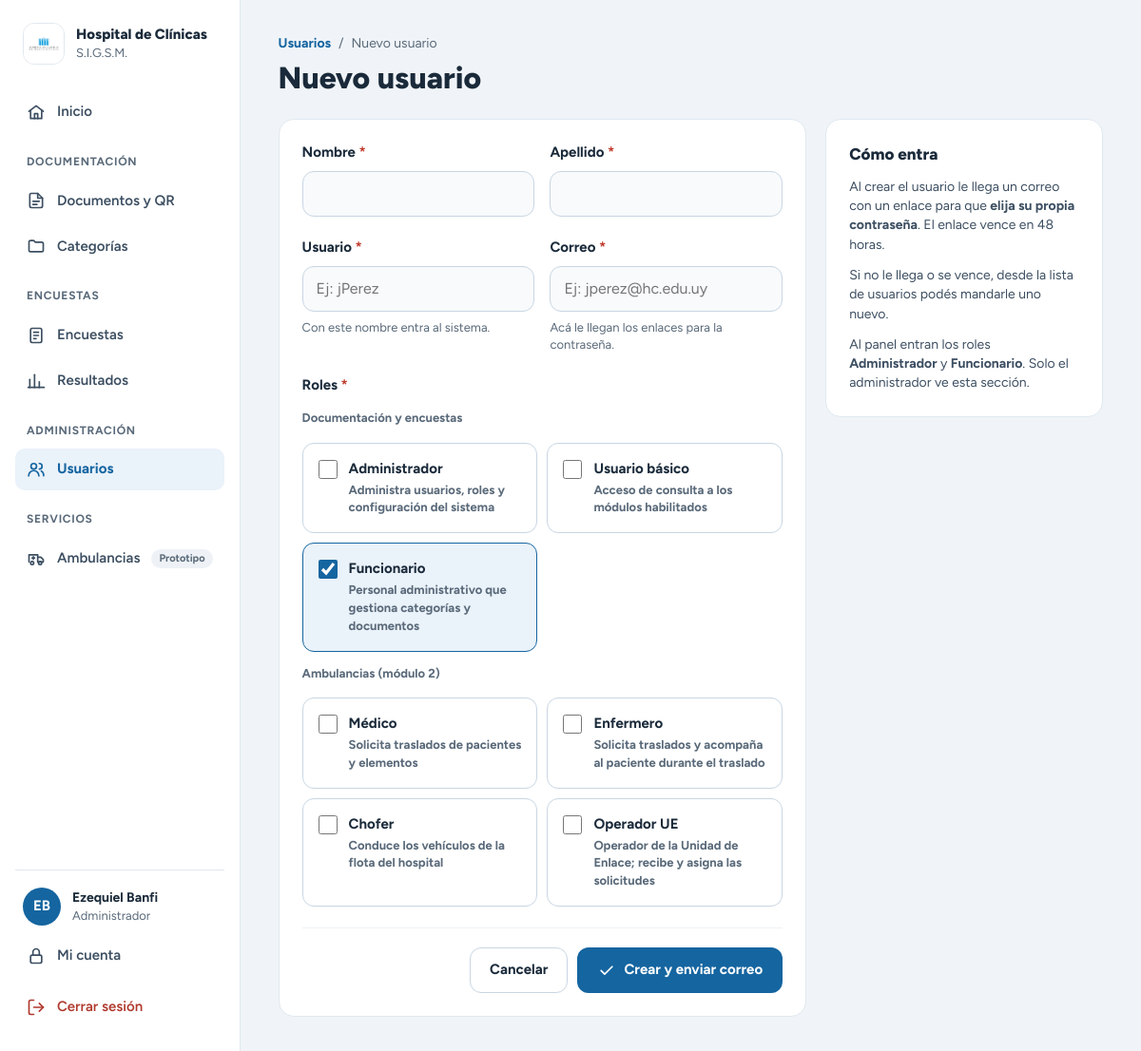
Page /Proyecto/Servicios_Comunes/Usuarios/usuario_form.php (signed in) on the committed database.
### tables this page shows
CREATE TABLE `usuario` (
  `id_usuario` int(11) NOT NULL,
  `nombre_usuario` varchar(50) NOT NULL CHECK (char_length(`nombre_usuario`) >= 4),
  `contrasenha_hash` varchar(255) NOT NULL,
  `nombre` varchar(100) NOT NULL,
  `apellido` varchar(100) NOT NULL,
  `email` varchar(150) NOT NULL CHECK (`email` like '%_@_%.__%'),
  `activo` tinyint(1) NOT NULL DEFAULT 1
);

CREATE TABLE `rol` (
  `id_rol` int(11) NOT NULL,
  `nombre_rol` varchar(50) NOT NULL,
  `descripcion` varchar(255) DEFAULT NULL
);

### Proyecto/Servicios_Comunes/Usuarios/usuario_form.php (called while the page is built, shortened)
<?php
require_once __DIR__ . '/../Autenticacion/sesion.php';
$usuarioActual = requerirAdministrador();
$modelo = new UsuarioModelo();
$roles  = $modelo->listarRoles();
$usuario   = null;
$idsPorNombre = array_map('intval', array_column($roles, 'id_rol', 'nombre_rol'));
$datos = [
    'nombre'         => $usuario['nombre'] ?? '',
    'apellido'       => $usuario['apellido'] ?? '',
    'nombre_usuario' => $usuario['nombre_usuario'] ?? '',
    'email'          => $usuario['email'] ?? '',
    'roles'          => $usuario
        ? array_values(array_intersect_key($idsPorNombre, array_flip($usuario['roles'])))
        : array_filter([$idsPorNombre['funcionario'] ?? 0]),
];
$errores = [];
require __DIR__ . '/../Vista_General/usuario_form.php';

### Proyecto/Servicios_Comunes/Seguridad/helpers.php (called while the page is built, shortened)
<?php
if (!function_exists('e')) {
    function e(?string $texto): string
    {
        return htmlspecialchars($texto ?? '', ENT_QUOTES, 'UTF-8');
    }
}
function claseCampo(array $errores, string $campo): string
{
    return isset($errores[$campo]) ? 'campo con-error' : 'campo';
}

### Proyecto/Servicios_Comunes/Conexion_BD/conexion.php (called while the page is built, shortened)
<?php
function conectarBD(): mysqli
{
    $host     = getenv('DB_HOST') ?: 'localhost';
    $usuario  = getenv('DB_USER') ?: 'root';
    $password = getenv('DB_PASSWORD') ?: '';
    $base     = getenv('DB_NAME') ?: 'sigsm';
    try {
        $conexion = new mysqli($host, $usuario, $password, $base);
        $conexion->set_charset('utf8mb4');
        return $conexion;
    } catch (mysqli_sql_exception $e) {
        error_log('Error de conexion a la base: ' . $e->getMessage());
        http_response_code(500);
        exit('No se pudo conectar con el sistema. Intentá de nuevo más tarde.');
    }
}

### Proyecto/Servicios_Comunes/Autenticacion/UsuarioModelo.php (called while the page is built, shortened)
<?php
require_once __DIR__ . '/../Conexion_BD/conexion.php';
class UsuarioModelo
{
    private mysqli $db;
    public function __construct()
    {
        $this->db = conectarBD();
    }
    private function conRoles(?array $usuario): ?array
    {
        $usuario['roles'] = $usuario['roles'] ? explode(',', $usuario['roles']) : [];
        return $usuario;
    }
    private function buscarUno(string $condicion, string $tipos, ...$valores): ?array
    {
        $stmt = $this->db->prepare(self::SELECT_USUARIO . " WHERE $condicion GROUP BY u.id_usuario");
        $stmt->bind_param($tipos, ...$valores);
        $stmt->execute();
        return $this->conRoles($stmt->get_result()->fetch_assoc());
    }
    public function buscarPorId(int $idUsuario): ?array
    {
        return $this->buscarUno('u.id_usuario = ?', 'i', $idUsuario);
    }
    public function listarRoles(): array
    {
        return $this->db->query("SELECT id_rol, nombre_rol, descripcion FROM rol ORDER BY id_rol")->fetch_all(MYSQLI_ASSOC);
    }
}

### Proyecto/Servicios_Comunes/Autenticacion/sesion.php (called while the page is built, shortened)
<?php
require_once __DIR__ . '/../Seguridad/helpers.php';
require_once __DIR__ . '/UsuarioModelo.php';
function usuarioActual(): ?array
{
    $datos = (new UsuarioModelo())->buscarPorId((int) $_SESSION['usuario']['id_usuario']);
    return $_SESSION['usuario'];
}
function puedeEntrarAlPanel(array $usuario): bool
{
    return (bool) array_intersect($usuario['roles'], ROLES_PANEL);
}
function requerirFuncionario(): array
{
    $usuario = usuarioActual();
    return $usuario;
}
function esAdministrador(array $usuario): bool
{
    return in_array('administrador', $usuario['roles'], true);
}
function requerirAdministrador(): array
{
    $usuario = requerirFuncionario();
    return $usuario;
}
function nombreRol(string $rol): string
{
    $nombres = ['usuario_basico' => 'Usuario básico', 'medico' => 'Médico', 'operador_ue' => 'Operador UE'];
    return $nombres[$rol] ?? ucfirst(str_replace('_', ' ', $rol));
}
function rolPrincipal(array $usuario): string
{
    foreach (ROLES_PANEL as $rol) {
        if (in_array($rol, $usuario['roles'], true)) {
            return ucfirst($rol);
        }
    }
    return '';
}

### Proyecto/Servicios_Comunes/Vista_General/usuario_form.php (the view, shortened to what this page needs)
<?php
$raiz = '../../';
$seccionActiva = 'usuarios';
$titulo = $usuario ? 'Editar usuario' : 'Nuevo usuario';
$rolesModulo1 = ['administrador', 'funcionario', 'usuario_basico'];
$gruposRoles = [
    'Documentación y encuestas' => array_filter($roles, fn($r) => in_array($r['nombre_rol'], $rolesModulo1, true)),
    'Ambulancias (módulo 2)'    => array_filter($roles, fn($r) => !in_array($r['nombre_rol'], $rolesModulo1, true)),
];
?>
<!DOCTYPE html>
<html lang="es">
<head>
  <link rel="stylesheet" href="../Vista_General/assets/css/panel.css">
</head>
<body>
<div class="app">
  <?php require __DIR__ . '/sidebar.php'; ?>
  <main class="contenido">
    <div>
      <nav class="ruta" aria-label="Ruta">
        <a href="usuarios.php">Usuarios</a>
        <span aria-hidden="true">/</span>
        <span><?= e($usuario ? $usuario['nombre'] . ' ' . $usuario['apellido'] : 'Nuevo usuario') ?></span>
      </nav>
      <div class="encabezado"><h1><?= e($titulo) ?></h1></div>
    </div>
    <div class="fila-columnas">
      <form class="tarjeta formulario" method="post" action="usuario_form.php<?= $usuario ? '?id=' . (int) $usuario['id_usuario'] : '' ?>" novalidate>
        <div class="campos-fila">
          <div class="<?= claseCampo($errores, 'nombre') ?>">
            <label for="nombre">Nombre <span class="obligatorio" aria-hidden="true">*</span></label>
            <input id="nombre" name="nombre" type="text" maxlength="100" value="<?= e($datos['nombre']) ?>" autocomplete="off">
          </div>
          <div class="<?= claseCampo($errores, 'apellido') ?>">
            <label for="apellido">Apellido <span class="obligatorio" aria-hidden="true">*</span></label>
            <input id="apellido" name="apellido" type="text" maxlength="100" value="<?= e($datos['apellido']) ?>" autocomplete="off">
          </div>
        </div>
        <div class="campos-fila">
          <div class="<?= claseCampo($errores, 'nombre_usuario') ?>">
            <label for="nombre_usuario">Usuario <span class="obligatorio" aria-hidden="true">*</span></label>
            <input id="nombre_usuario" name="nombre_usuario" type="text" maxlength="50" value="<?= e($datos['nombre_usuario']) ?>"
                   placeholder="Ej: jPerez" autocapitalize="none" spellcheck="false" autocomplete="off">
            <span class="ayuda">Con este nombre entra al sistema.</span>
          </div>
          <div class="<?= claseCampo($errores, 'email') ?>">
            <label for="email">Correo <span class="obligatorio" aria-hidden="true">*</span></label>
            <input id="email" name="email" type="email" maxlength="150" value="<?= e($datos['email']) ?>"
                   placeholder="Ej: jperez@hc.edu.uy" autocapitalize="none" spellcheck="false" autocomplete="off">
            <span class="ayuda">Acá le llegan los enlaces para la contraseña.</span>
          </div>
        </div>
        <fieldset class="<?= claseCampo($errores, 'roles') ?> grupo-opciones">
          <legend class="etiqueta">Roles <span class="obligatorio" aria-hidden="true">*</span></legend>
          <?php foreach ($gruposRoles as $tituloGrupo => $lista): if (!$lista) { continue; } ?>
            <span class="etiqueta-chica"><?= e($tituloGrupo) ?></span>
            <div class="opciones-tarjeta">
              <?php foreach ($lista as $r): $idRol = (int) $r['id_rol']; ?>
                <label class="opcion-tarjeta">
                  <input type="checkbox" name="roles[]" value="<?= $idRol ?>" <?= in_array($idRol, $datos['roles'], true) ? 'checked' : '' ?>>
                  <span>
                    <strong><?= e(nombreRol($r['nombre_rol'])) ?></strong>
                    <small><?= e($r['descripcion']) ?></small>
                  </span>
                </label>
              <?php endforeach; ?>
            </div>
          <?php endforeach; ?>
        </fieldset>
        <div class="botones-form">
          <a class="btn btn-secundario" href="usuarios.php">Cancelar</a>
          <button type="submit" class="btn btn-primario">
            <svg class="icono" viewBox="0 0 24 24" aria-hidden="true"><path d="M5 12.5l4.5 4.5L19 7.5"></path></svg>
            <?= $usuario ? 'Guardar cambios' : 'Crear y enviar correo' ?>
          </button>
        </div>
      </form>
      <aside class="tarjeta tarjeta-ayuda">
        <h2><?= $usuario ? 'Contraseña' : 'Cómo entra' ?></h2>
        <?php if ($usuario): ?>
          <p>Vos nunca ves ni elegís la contraseña de otra persona. Si se la olvidó, desde la lista de usuarios tocá el ícono del sobre y le llega un enlace para elegir una nueva.</p>
          <p>También la puede pedir sola con “¿Olvidaste tu contraseña?” en la pantalla de inicio de sesión.</p>
        <?php else: ?>
          <p>Al crear el usuario le llega un correo con un enlace para que <strong>elija su propia contraseña</strong>. El enlace vence en 48 horas.</p>
          <p>Si no le llega o se vence, desde la lista de usuarios podés mandarle uno nuevo.</p>
        <?php endif; ?>
        <p>Al panel entran los roles <strong>Administrador</strong> y <strong>Funcionario</strong>. Solo el administrador ve esta sección.</p>
      </aside>
    </div>
  </main>
</div>
</body>
</html>

### Proyecto/Servicios_Comunes/Vista_General/sidebar.php (shortened to what this page needs)
<?php
$grupos = [
    '' => [
        'inicio' => [
            'texto' => 'Inicio',
            'url'   => $raiz . 'Modulo_Documentacion/Controlador/inicio.php',
            'icono' => '<path d="M3 11l9-7 9 7"></path><path d="M5 10v10h14V10"></path><path d="M10 20v-6h4v6"></path>',
        ],
    ],
    'DOCUMENTACIÓN' => [
        'documentos' => [
            'texto' => 'Documentos y QR',
            'url'   => $raiz . 'Modulo_Documentacion/Controlador/documentos.php',
            'icono' => '<path d="M14 3H6a2 2 0 0 0-2 2v14a2 2 0 0 0 2 2h12a2 2 0 0 0 2-2V9z"></path><path d="M14 3v6h6"></path><path d="M8 13h8"></path><path d="M8 17h5"></path>',
        ],
        'categorias' => [
            'texto' => 'Categorías',
            'url'   => $raiz . 'Modulo_Documentacion/Controlador/categorias.php',
            'icono' => '<path d="M3 7a2 2 0 0 1 2-2h4l2 2h8a2 2 0 0 1 2 2v8a2 2 0 0 1-2 2H5a2 2 0 0 1-2-2z"></path>',
        ],
    ],
    'ENCUESTAS' => [
        'encuestas' => [
            'texto' => 'Encuestas',
            'url'   => $raiz . 'Modulo_Encuestas/Controlador/encuestas.php',
            'icono' => '<rect x="5" y="3" width="14" height="18" rx="2"></rect><path d="M9 8h6"></path><path d="M9 12h6"></path><path d="M9 16h3"></path>',
        ],
        'resultados' => [
            'texto' => 'Resultados',
            'url'   => $raiz . 'Modulo_Encuestas/Controlador/resultados.php',
            'icono' => '<path d="M4 20V10"></path><path d="M10 20V4"></path><path d="M16 20v-7"></path><path d="M22 20H2"></path>',
        ],
    ],
];
if (!empty($usuarioActual) && esAdministrador($usuarioActual)) {
    $grupos['ADMINISTRACIÓN'] = [
        'usuarios' => [
            'texto' => 'Usuarios',
            'url'   => $raiz . 'Servicios_Comunes/Usuarios/usuarios.php',
            'icono' => '<circle cx="9" cy="8" r="3.5"></circle><path d="M2.5 20a6.5 6.5 0 0 1 13 0"></path><path d="M16 4.5a3.5 3.5 0 0 1 0 7"></path><path d="M18.5 14a6.5 6.5 0 0 1 3 6"></path>',
        ],
    ];
}
?>
<aside class="sidebar">
  <div class="sidebar-marca">
    <div class="sidebar-logo"><img src="<?= e($raiz) ?>assets/hospitalLogo.png" alt="Hospital de Clínicas"></div>
    <div>
      <span class="sidebar-nombre">Hospital de Clínicas</span>
      <span class="sidebar-sub">S.I.G.S.M.</span>
    </div>
  </div>
  <nav class="sidebar-nav" aria-label="Menú principal">
    <?php foreach ($grupos as $tituloGrupo => $enlaces): ?>
      <?php if ($tituloGrupo !== ''): ?><span class="sidebar-seccion"><?= e($tituloGrupo) ?></span><?php endif; ?>
      <?php foreach ($enlaces as $clave => $enlace): ?>
        <a class="sidebar-item<?= $seccionActiva === $clave ? ' activo' : '' ?>" href="<?= e($enlace['url']) ?>"
           <?= $seccionActiva === $clave ? 'aria-current="page"' : '' ?>>
          <svg class="icono" viewBox="0 0 24 24" aria-hidden="true"><?= $enlace['icono'] ?></svg>
          <?= e($enlace['texto']) ?>
        </a>
      <?php endforeach; ?>
    <?php endforeach; ?>
    <span class="sidebar-seccion">SERVICIOS</span>
    <a class="sidebar-item" href="<?= e($raiz) ?>Modulo_Ambulancias/Vista/indexA.html">
      <svg class="icono" viewBox="0 0 24 24" aria-hidden="true"><path d="M3 16V7h11v9"></path><path d="M14 10h4l3 3v3h-7"></path><circle cx="7" cy="17.5" r="2"></circle><circle cx="17" cy="17.5" r="2"></circle><path d="M8.5 9.5v3"></path><path d="M7 11h3"></path></svg>
      Ambulancias
      <span class="chip-pronto">Prototipo</span>
    </a>
  </nav>
  <?php if (!empty($usuarioActual)): ?>
    <div class="sidebar-usuario">
      <div class="sidebar-persona">
        <span class="avatar" aria-hidden="true"><?= e(mb_strtoupper(mb_substr($usuarioActual['nombre'], 0, 1) . mb_substr($usuarioActual['apellido'], 0, 1))) ?></span>
        <div>
          <span class="sidebar-nombre"><?= e($usuarioActual['nombre'] . ' ' . $usuarioActual['apellido']) ?></span>
          <span class="sidebar-sub"><?= e(rolPrincipal($usuarioActual)) ?></span>
        </div>
      </div>
      <a class="sidebar-item<?= $seccionActiva === 'mi_cuenta' ? ' activo' : '' ?>" href="<?= e($raiz) ?>Servicios_Comunes/Autenticacion/mi_cuenta.php">
        <svg class="icono" viewBox="0 0 24 24" aria-hidden="true"><rect x="5" y="11" width="14" height="10" rx="2"></rect><path d="M8 11V7a4 4 0 0 1 8 0v4"></path></svg>
        Mi cuenta
      </a>
      <form method="post" action="<?= e($raiz) ?>Servicios_Comunes/Autenticacion/logout.php">
        <button type="submit" class="sidebar-item salir">
          <svg class="icono" viewBox="0 0 24 24" aria-hidden="true"><path d="M9 21H5a2 2 0 0 1-2-2V5a2 2 0 0 1 2-2h4"></path><path d="M16 17l5-5-5-5"></path><path d="M21 12H9"></path></svg>
          Cerrar sesión
        </button>
      </form>
    </div>
  <?php endif; ?>
</aside>

### rows in the picture
usuario: nombre+apellido "EB", nombre+apellido "Ezequiel Banfi"
rol: nombre_rol "Administrador", descripcion "Administra usuarios, roles y configuración del sistema"
rol: nombre_rol "Usuario básico", descripcion "Acceso de consulta a los módulos habilitados"
rol: id_rol "☑", nombre_rol "Funcionario", descripcion "Personal administrativo que gestiona categorías y documentos"
rol: nombre_rol "Médico", descripcion "Solicita traslados de pacientes y elementos"
rol: nombre_rol "Enfermero", descripcion "Solicita traslados y acompaña al paciente durante el traslado"
rol: nombre_rol "Chofer", descripcion "Conduce los vehículos de la flota del hospital"
rol: nombre_rol "Operador UE", descripcion "Operador de la Unidad de Enlace; recibe y asigna las solicitudes"

### other values in the picture
$enlace['texto'] "Inicio"
$tituloGrupo "DOCUMENTACIÓN"
$enlace['texto'] "Documentos y QR"
$enlace['texto'] "Categorías"
$tituloGrupo "ENCUESTAS"
$enlace['texto'] "Encuestas"
$enlace['texto'] "Resultados"
$tituloGrupo "ADMINISTRACIÓN"
$enlace['texto'] "Usuarios"
rolPrincipal($usuarioActual) "Administrador"
$titulo "Nuevo usuario"
$tituloGrupo "Documentación y encuestas"
$tituloGrupo "Ambulancias (módulo 2)"
